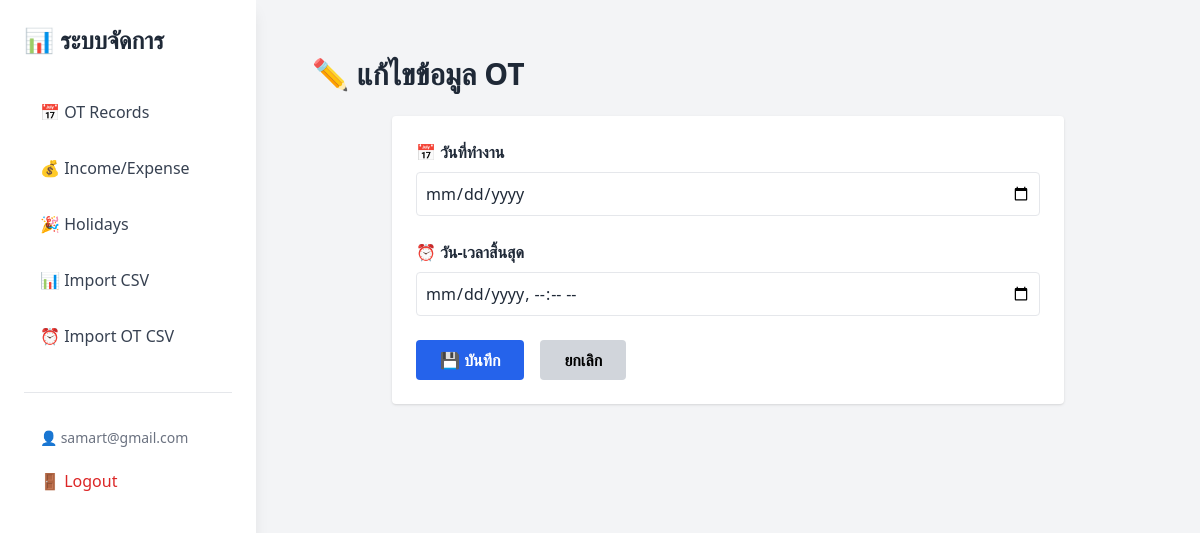
Before: /edit/1 (signed in) with the older database file.
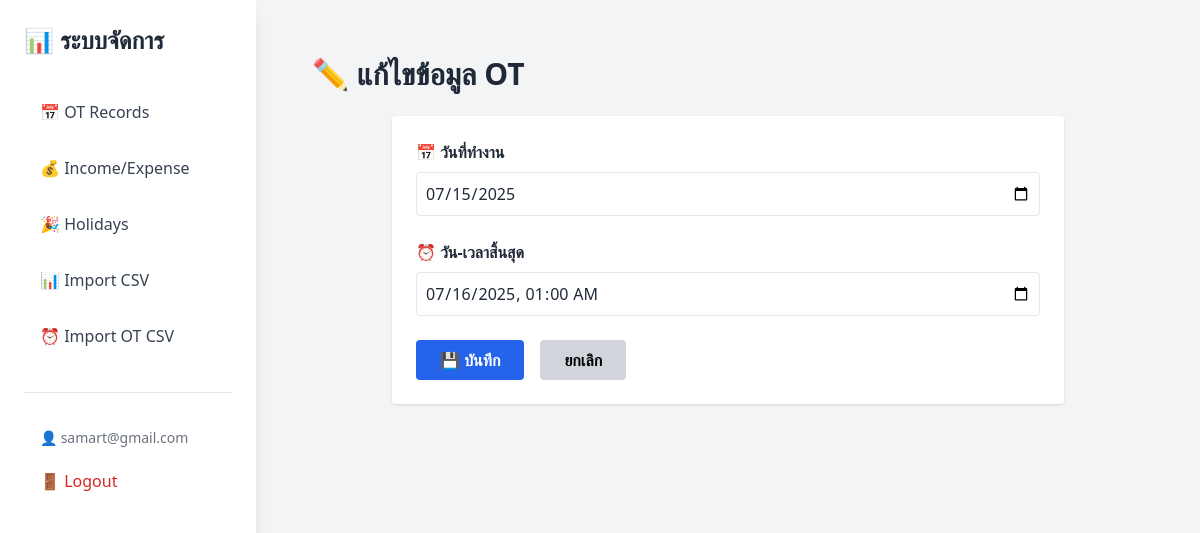
After: the same page with the newer database file.
### tables this page shows
CREATE TABLE ot_records
                 (
                     id
                     INTEGER
                     PRIMARY
                     KEY
                     AUTOINCREMENT,
                     user_id INTEGER NOT NULL,
                     work_date
                     TEXT,
                     start_time
                     TEXT,
                     end_time
                     TEXT,
                     ot_hours
                     REAL,
                     FOREIGN KEY (user_id) REFERENCES users (id)
                 );

### app.py (the view, shortened to what this page needs)
@app.route('/edit/<int:id>', methods=['GET', 'POST'])
@login_required
def edit_ot(id):
    conn = get_db_connection()
    user_id = session['user_id']
    record = conn.execute('SELECT * FROM ot_records WHERE id=? AND user_id=?', (id, user_id)).fetchone()
    conn.close()
    return render_template('edit_ot.html', record=record)

### app.py (called while the page is built)
def login_required(f):
    @wraps(f)
    def decorated_function(*args, **kwargs):
        if 'user_id' not in session:
            return redirect(url_for('login'))
        return f(*args, **kwargs)
    return decorated_function

def get_db_connection():
    conn = sqlite3.connect(DB_FILE)
    conn.row_factory = sqlite3.Row
    return conn

### templates/edit_ot.html (shortened to what this page needs)
<!DOCTYPE html>
<html lang="th">
<head>
  <script src="{{ url_for('static', filename='js/tailwind.min.js') }}"></script>
</head>
<body class="p-4 sm:p-8 bg-gray-100 text-gray-800 min-h-screen">
    <div class="hidden lg:block fixed top-0 left-0 w-64 h-full bg-white shadow-lg">
        <div class="p-6">
            <h1 class="text-2xl font-bold text-gray-800 mb-8">📊 ระบบจัดการ</h1>
            <nav class="space-y-2">
                <a href="/index" class="block px-4 py-3 text-gray-700 hover:bg-gray-100 rounded-lg transition-colors">📅 OT Records</a>
                <a href="/income-expense" class="block px-4 py-3 text-gray-700 hover:bg-gray-100 rounded-lg transition-colors">💰 Income/Expense</a>
                <a href="/holidays" class="block px-4 py-3 text-gray-700 hover:bg-gray-100 rounded-lg transition-colors">🎉 Holidays</a>
                <a href="/import-csv" class="block px-4 py-3 text-gray-700 hover:bg-gray-100 rounded-lg transition-colors">📊 Import CSV</a>
                <a href="/import-ot-csv" class="block px-4 py-3 text-gray-700 hover:bg-gray-100 rounded-lg transition-colors">⏰ Import OT CSV</a>
            </nav>
            <div class="mt-8 pt-6 border-t">
                <div class="px-4 py-2">
                    <span class="text-sm text-gray-500">👤 {{ session.user_email }}</span>
                </div>
                <a href="/logout" class="block px-4 py-3 text-red-600 hover:bg-red-50 rounded-lg transition-colors">🚪 Logout</a>
            </div>
        </div>
    </div>
    <div class="lg:ml-64 pt-16 lg:pt-0">
        <div class="p-6">
            <h1 class="text-2xl sm:text-3xl font-bold mb-6 text-center sm:text-left">✏️ แก้ไขข้อมูล OT</h1>
            <div class="max-w-2xl mx-auto">
    <form method="post" class="bg-white p-4 sm:p-6 rounded shadow">
      <div class="mb-4 sm:mb-6">
        <label class="block font-semibold mb-2 text-sm sm:text-base">📅 วันที่ทำงาน</label>
      <input type="date" name="work_date" value="{{ record['work_date'] }}"
               class="w-full border p-3 sm:p-2 rounded text-base focus:ring-2 focus:ring-blue-400" required>
    </div>
    <div class="mb-6">
        <label class="block font-semibold mb-2 text-sm sm:text-base">⏰ วัน-เวลาสิ้นสุด</label>
      <input type="datetime-local" name="end_time" value="{{ record['end_time'] }}"
               class="w-full border p-3 sm:p-2 rounded text-base focus:ring-2 focus:ring-blue-400" required>
    </div>
      <div class="flex flex-col sm:flex-row gap-3 sm:gap-4">
      <button type="submit"
                class="w-full sm:w-auto px-6 py-3 sm:py-2 bg-blue-600 text-white rounded hover:bg-blue-700 text-base font-semibold">
        💾 บันทึก
      </button>
      <a href="{{ url_for('index') }}"
           class="w-full sm:w-auto text-center px-6 py-3 sm:py-2 bg-gray-300 text-black rounded hover:bg-gray-400 text-base font-semibold">
        ยกเลิก
      </a>
    </div>
            </form>
        </div>
    </div>
</body>
</html>

Changed rows visible on the page:
added ot_records: work_date "07/15/2025", end_time "07/16/2025 01:00"
